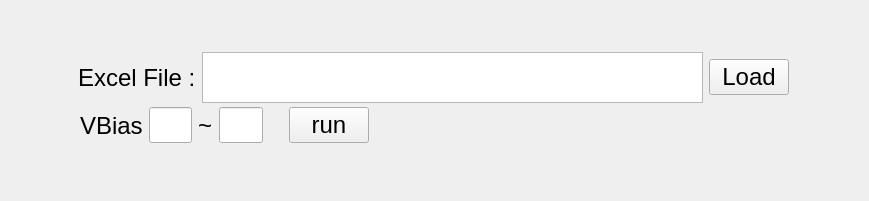
<?xml version="1.0" encoding="UTF-8"?>
<ui version="4.0">
 <class>Form</class>
 <widget class="QWidget" name="Form">
  <property name="geometry">
   <rect>
    <x>0</x>
    <y>0</y>
    <width>869</width>
    <height>201</height>
   </rect>
  </property>
  <property name="font">
   <font>
    <pointsize>18</pointsize>
   </font>
  </property>
  <property name="windowTitle">
   <string>Form</string>
  </property>
  <widget class="QWidget" name="horizontalLayoutWidget">
   <property name="geometry">
    <rect>
     <x>80</x>
     <y>100</y>
     <width>289</width>
     <height>51</height>
    </rect>
   </property>
   <layout class="QHBoxLayout" name="horizontalLayout">
    <item>
     <widget class="QLabel" name="label">
      <property name="font">
       <font>
        <pointsize>18</pointsize>
       </font>
      </property>
      <property name="text">
       <string>VBias</string>
      </property>
     </widget>
    </item>
    <item>
     <widget class="QLineEdit" name="z1">
      <property name="font">
       <font>
        <pointsize>18</pointsize>
       </font>
      </property>
      <property name="text">
       <string/>
      </property>
     </widget>
    </item>
    <item>
     <widget class="QLabel" name="label_2">
      <property name="font">
       <font>
        <pointsize>18</pointsize>
       </font>
      </property>
      <property name="text">
       <string>~</string>
      </property>
     </widget>
    </item>
    <item>
     <widget class="QLineEdit" name="z2">
      <property name="font">
       <font>
        <pointsize>18</pointsize>
       </font>
      </property>
      <property name="text">
       <string/>
      </property>
     </widget>
    </item>
    <item>
     <widget class="QLabel" name="label_3">
      <property name="font">
       <font>
        <pointsize>18</pointsize>
       </font>
      </property>
      <property name="text">
       <string/>
      </property>
     </widget>
    </item>
    <item>
     <widget class="QPushButton" name="run">
      <property name="font">
       <font>
        <pointsize>18</pointsize>
       </font>
      </property>
      <property name="text">
       <string>run</string>
      </property>
     </widget>
    </item>
   </layout>
  </widget>
  <widget class="QWidget" name="horizontalLayoutWidget_2">
   <property name="geometry">
    <rect>
     <x>78</x>
     <y>52</y>
     <width>711</width>
     <height>51</height>
    </rect>
   </property>
   <layout class="QHBoxLayout" name="horizontalLayout_2">
    <item>
     <widget class="QLabel" name="label_4">
      <property name="text">
       <string>Excel File :</string>
      </property>
     </widget>
    </item>
    <item>
     <widget class="QTextEdit" name="filename"/>
    </item>
    <item>
     <widget class="QPushButton" name="btn_load">
      <property name="text">
       <string>Load</string>
      </property>
     </widget>
    </item>
   </layout>
  </widget>
 </widget>
 <resources/>
 <connections/>
</ui>
